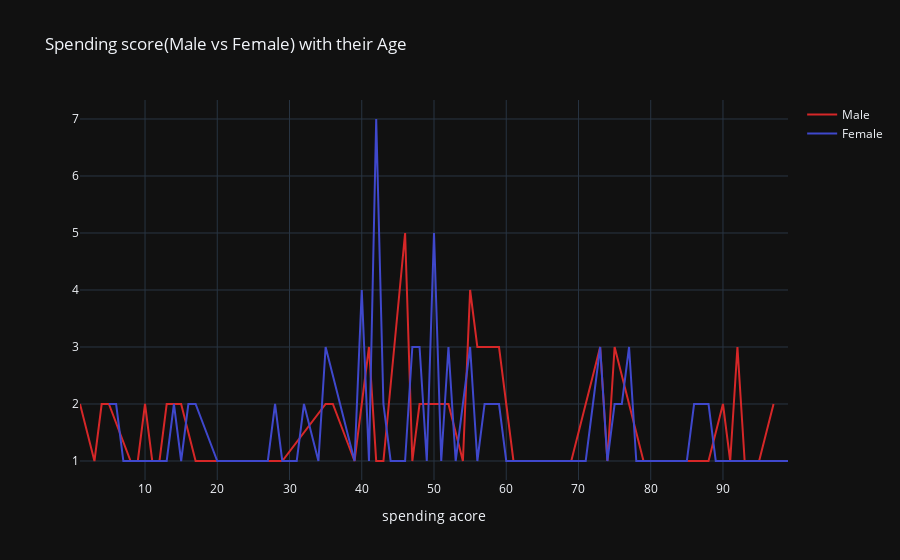

Here is the notebook cell this chart was saved with:
### Markdown cell above
Most of the spending score skewed between 40 to 60. There are total of 8 people who have spending score 42 and 7 people have 55.

### Code cell
col='Spending Score (1-100)'
v1=d1[col].value_counts().reset_index()
v1=v1.rename(columns={col:'count','index':col})
v1['percent']=v1['count'].apply(lambda x : 100*x/sum(v1['count']))
v1=v1.sort_values(col)
v2=d2[col].value_counts().reset_index()
v2=v2.rename(columns={col:'count','index':col})
v2['percent']=v2['count'].apply(lambda x : 100*x/sum(v2['count']))
v2=v2.sort_values(col)
trace1 = go.Scatter(x=v1[col], y=v1["count"], name="Male", marker=dict(color="#d62728"),text= df['Age'])
trace2 = go.Scatter(x=v2[col], y=v2["count"], name="Female", marker=dict(color='rgb(63, 72, 204)'),text= df['Age'])
y = [trace1, trace2]
layout={'title':"Spending score(Male vs Female) with their Age",'xaxis':{'title':"spending acore"}}
fig = go.Figure(data=y, layout=layout)
fig.layout.template='plotly_dark'
iplot(fig)

### Figure 1 — Plotly figure (JSON) as saved in the notebook; plotly's stock layout.template omitted (floating-point values rounded to 4 significant figures; data arrays with more than 128 entries replaced by an {"elided": "..."} marker saying what was removed)
{"data": [{"marker": {"color": "#d62728"}, "name": "Male", "text": {"elided": "200 int values"}, "type": "scatter", "x": [1, 3, 4, 5, 8, 9, 10, 11, 12, 13, 14, 15, 17, 18, 20, 26, 29, 35, 36, 39, 41, 42, 43, 46, 47, 48, 49, 51, 52, 54, 55, 56, 59, 60, 61, 63, 66, 68, 69, 73, 74, 75, 79, 81, 82, 83, 88, 90, 91, 92, 93, 95, 97], "y": [2, 1, 2, 2, 1, 1, 2, 1, 1, 2, 2, 2, 1, 1, 1, 1, 1, 2, 2, 1, 3, 1, 1, 5, 1, 2, 2, 2, 2, 1, 4, 3, 3, 2, 1, 1, 1, 1, 1, 3, 1, 3, 1, 1, 1, 1, 1, 2, 1, 3, 1, 1, 2]}, {"marker": {"color": "rgb(63, 72, 204)"}, "name": "Female", "text": {"elided": "200 int values"}, "type": "scatter", "x": [5, 6, 7, 13, 14, 15, 16, 17, 20, 22, 23, 24, 26, 27, 28, 29, 31, 32, 34, 35, 39, 40, 41, 42, 43, 44, 45, 46, 47, 48, 49, 50, 51, 52, 53, 54, 55, 56, 57, 58, 59, 60, 61, 65, 69, 71, 72, 73, 74, 75, 76, 77, 78, 79, 81, 83, 85, 86, 87, 88, 89, 91, 93, 94, 95, 98, 99], "y": [2, 2, 1, 1, 2, 1, 2, 2, 1, 1, 1, 1, 1, 1, 2, 1, 1, 2, 1, 3, 1, 4, 1, 7, 2, 1, 1, 1, 3, 3, 1, 5, 1, 3, 1, 2, 3, 1, 2, 2, 2, 1, 1, 1, 1, 1, 2, 3, 1, 2, 2, 3, 1, 1, 1, 1, 1, 2, 2, 2, 1, 1, 1, 1, 1, 1, 1]}], "layout": {"title": {"text": "Spending score(Male vs Female) with their Age"}, "xaxis": {"title": {"text": "spending acore"}}}}
